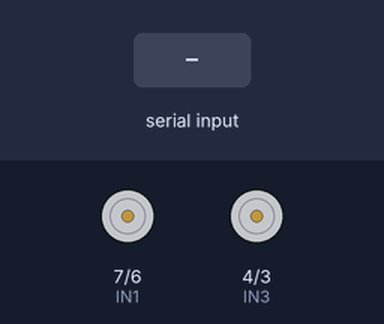
The sketch below on a simulated Arduino Uno, built with avr-gcc and run on an emulated ATmega328P. Shown: motor-driver pin pairs drawn as motors (green arrow = first pin HIGH = forward, orange = second pin HIGH = backward, longer = more drive, scaled by the enable pin). The test bench sets the inputs (shaded band).

Above: at 1.2 s.
1.3 s: "90,45\n" received over Serial
At 2.4 s:
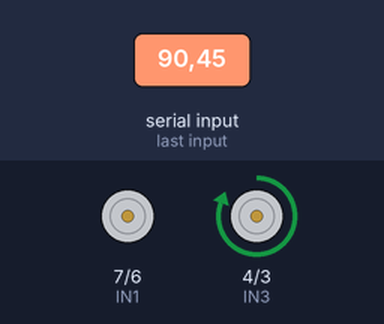
2.8 s: "30,150\n" received over Serial
4.3 s: "1,90\n" received over Serial
At 4.6 s:
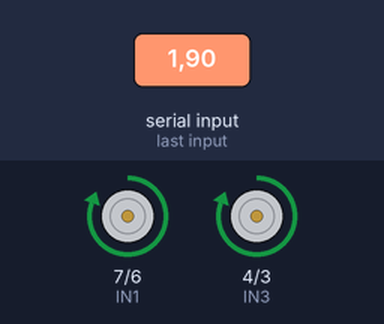
Timing chart, 0 to 7.3 s (numbered marks = the images above; inputs shaded):
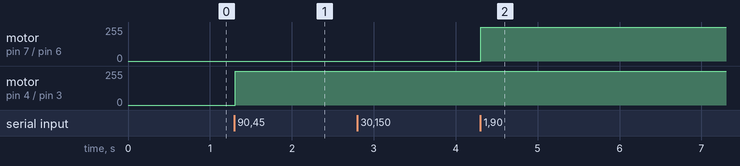

Measured:
- after the input at 1.3 s, motor on pin 4 (IN3) / pin 3 (IN4): stopped → forward 255/255 at once
- after the input at 4.3 s, motor on pin 7 (IN1) / pin 6 (IN2): stopped → forward 255/255 at once

The sketch:

hc_SR04vaServo.ino
```cpp
// ====== L298 ======
#define ENA 8
#define IN1 7
#define IN2 6

#define ENB 2
#define IN3 4
#define IN4 3

int speedMotor = 110;

String data = "";
int angle = 0;
int motor_cmd = 0;

// ================= SETUP =================
void setup() {
  Serial.begin(9600);

  pinMode(ENA, OUTPUT);
  pinMode(IN1, OUTPUT);
  pinMode(IN2, OUTPUT);

  pinMode(ENB, OUTPUT);
  pinMode(IN3, OUTPUT);
  pinMode(IN4, OUTPUT);
}

// ================= BASIC =================
void tien() {
  digitalWrite(IN1, HIGH);
  digitalWrite(IN2, LOW);
  digitalWrite(IN3, HIGH);
  digitalWrite(IN4, LOW);

  analogWrite(ENA, speedMotor);
  analogWrite(ENB, speedMotor);
}

void dung() {
  analogWrite(ENA, 0);
  analogWrite(ENB, 0);
}

// ================= RẼ TRÁI =================
void reTrai1() { // nhẹ
  digitalWrite(IN1, HIGH);
  digitalWrite(IN2, LOW);
  digitalWrite(IN3, HIGH);
  digitalWrite(IN4, LOW);

  analogWrite(ENA, 225);  // phải (nhanh)
  analogWrite(ENB, 150);
}

void reTrai2() { // vừa
  digitalWrite(IN1, HIGH);
  digitalWrite(IN2, LOW);
  digitalWrite(IN3, HIGH);
  digitalWrite(IN4, LOW);

  analogWrite(ENA, 225);
  analogWrite(ENB, 80);
}

void reTrai3() { // gắt (quay tại chỗ)
  digitalWrite(IN1, HIGH);
  digitalWrite(IN2, LOW);

  // trái lùi
  digitalWrite(IN3, LOW);
  digitalWrite(IN4, HIGH);

  analogWrite(ENA, 200);
  analogWrite(ENB, 100);

}

// ================= RẼ PHẢI =================
void rePhai1() { // nhẹ
  digitalWrite(IN1, HIGH);
  digitalWrite(IN2, LOW);

  // trái
  digitalWrite(IN3, HIGH);
  digitalWrite(IN4, LOW);
  analogWrite(ENA, 150);  // phải (chậm)
  analogWrite(ENB, 225);  // trái (nhanh)
}

void rePhai2() { // vừa
  digitalWrite(IN1, HIGH);
  digitalWrite(IN2, LOW);

  // trái
  digitalWrite(IN3, HIGH);
  digitalWrite(IN4, LOW);
  analogWrite(ENA, 80);
  analogWrite(ENB, 225);
}

void rePhai3() { // gắt
  // phải lùi
  digitalWrite(IN1, LOW);
  digitalWrite(IN2, HIGH);

  // trái tiến
  digitalWrite(IN3, HIGH);
  digitalWrite(IN4, LOW);

  analogWrite(ENA, 100);
  analogWrite(ENB, 200);
}

// ================= LOOP =================
void loop() {

  // ===== ĐỌC SERIAL =====
  if (Serial.available()) {
    data = Serial.readStringUntil('\n');

    int commaIndex = data.indexOf(',');
    if (commaIndex > 0) {
      angle = data.substring(0, commaIndex).toInt();
      motor_cmd = data.substring(commaIndex + 1).toInt();
    }
  }

  // ===== STOP =====
  if (motor_cmd == 0) {
    dung();
    return;
  }

  // ===== DEAD ZONE =====
  if (abs(angle) < 5) {
    tien();
    return;
  }

  // ===== GIẢM TỐC KHI CUA GẮT =====
  if (abs(angle) > 30) speedMotor = 120;
  else speedMotor = 160;

  // ===== MAP GÓC → MỨC RẼ =====
  if (angle > 0) {
    // rẽ phải
    if (angle > 30) rePhai3();
    else if (angle > 15) rePhai2();
    else rePhai1();
  }
  else {
    // rẽ trái
    if (angle < -30) reTrai3();
    else if (angle < -15) reTrai2();
    else reTrai1();
  }
}
```
